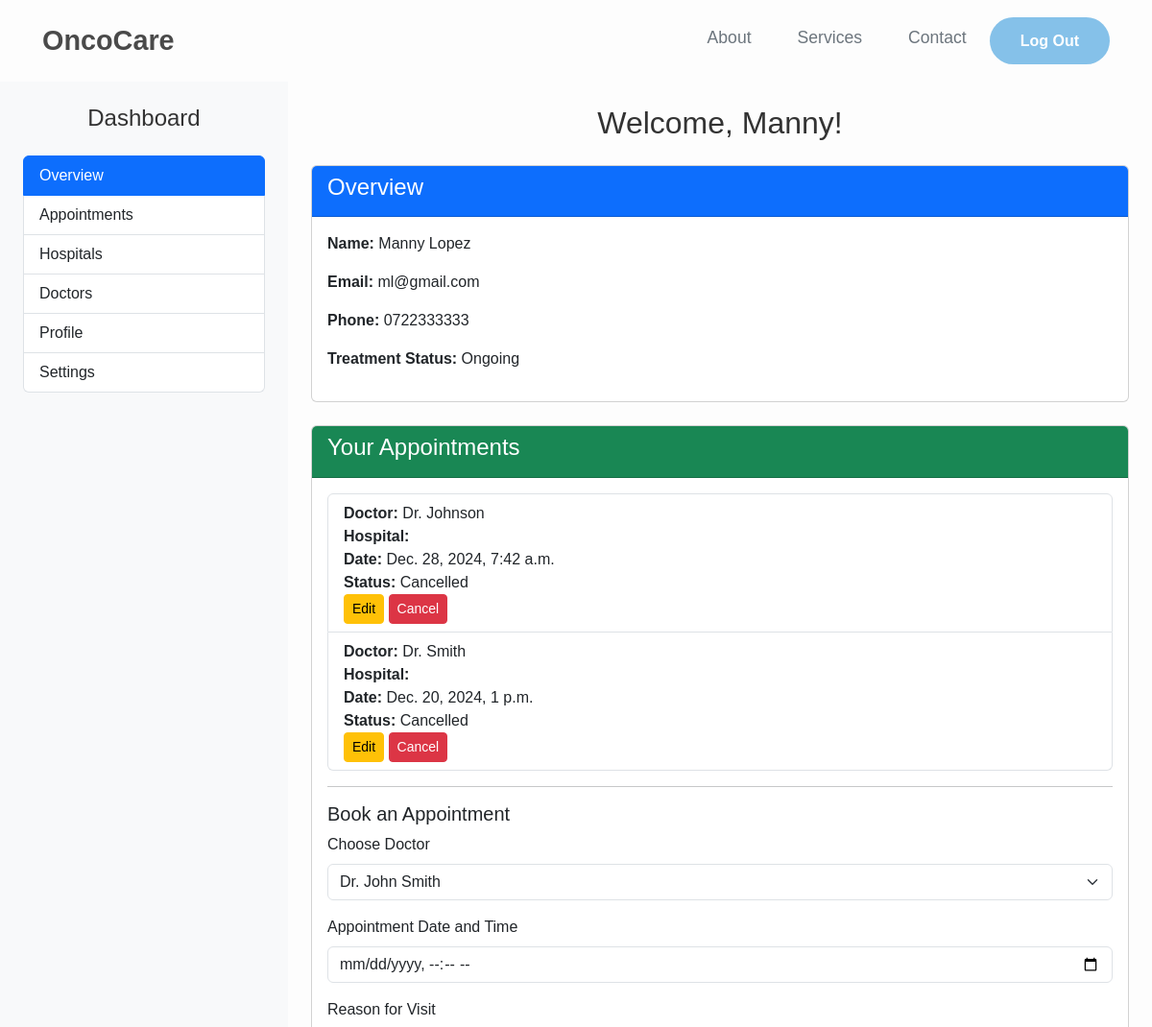
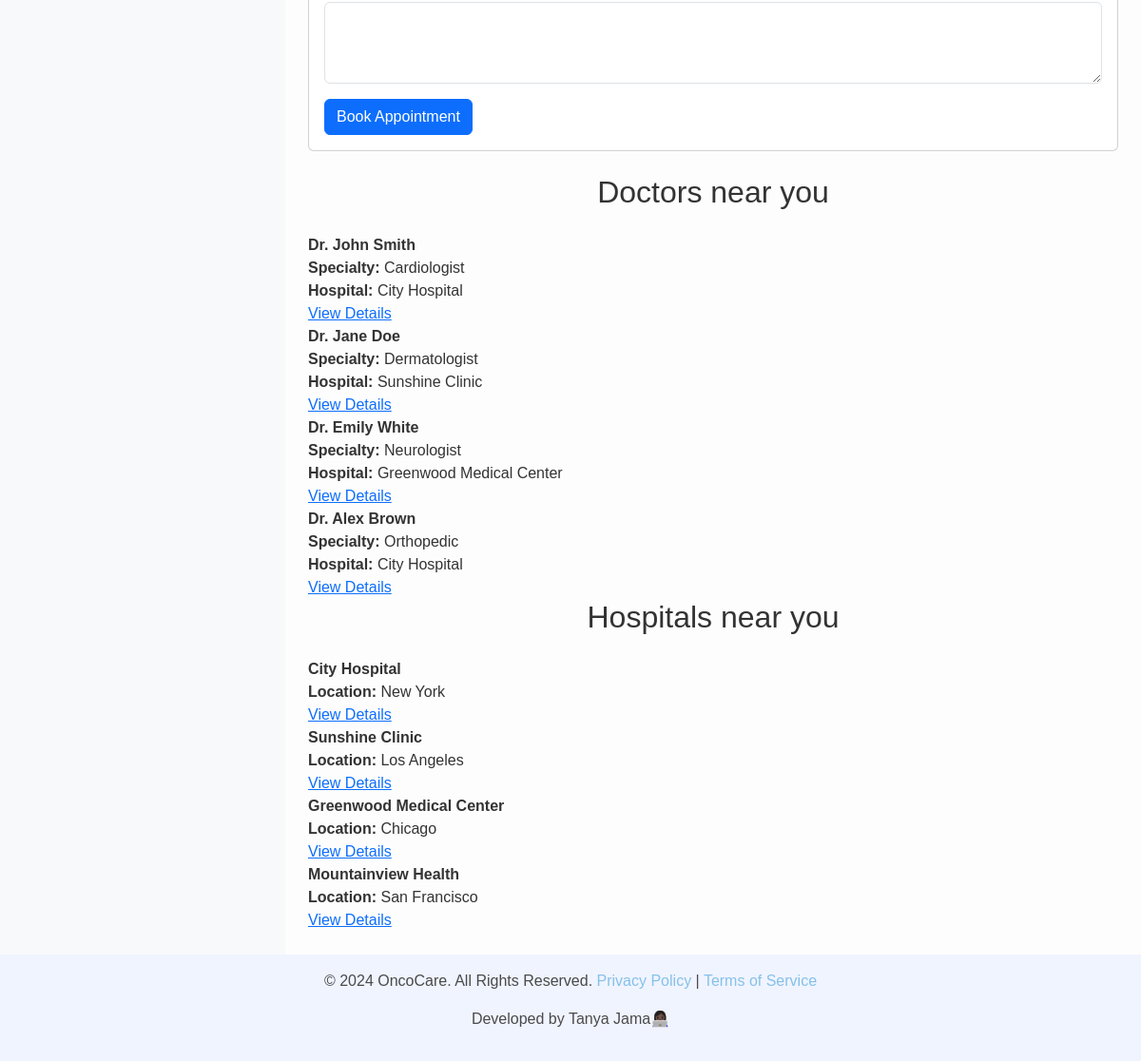
/dashboard/patient/ (signed in), run on the app's committed database (2 pictures, top to bottom).
### appcore/models.py (models this page shows, shortened)
class Patient(models.Model):
    user = models.OneToOneField(User, on_delete=models.CASCADE, unique=True)  # Ensure user field is unique
    first_name = models.CharField(max_length=100)
    last_name = models.CharField(max_length=100)
    email = models.EmailField()
    phone_number = models.CharField(max_length=15)
    dob = models.DateField()
    address = models.CharField(max_length=255)
    cancer_type = models.CharField(max_length=100, blank=True, null=True)
    treatment_status = models.CharField(max_length=100)
    emergency_contact = models.CharField(max_length=255)

class Appointment(models.Model):
    patient = models.ForeignKey(Patient, on_delete=models.CASCADE)
    doctor_name = models.CharField(max_length=255, default='Unknown Doctor')  # Store doctor's name directly
    hospital_name = models.CharField(max_length=255)  # Store hospital name directly
    appointment_date = models.DateTimeField()
    reason_for_visit = models.TextField()
    status = models.CharField(max_length=20, choices=[
        ('Scheduled', 'Scheduled'),
        ('Completed', 'Completed'),
        ('Cancelled', 'Cancelled')
    ], default='Scheduled')
    created_at = models.DateTimeField(default=timezone.now)

### appcore/views.py (the view, shortened to what this page needs)
# urls.py: path('dashboard/patient/', views.patient_dashboard, name='patient-dashboard'),  # Corrected duplicate
@login_required
def patient_dashboard(request):
    doctors = [
        {'id': 1, 'name': 'Dr. John Smith', 'specialty': 'Cardiologist', 'hospital': 'City Hospital'},
        {'id': 2, 'name': 'Dr. Jane Doe', 'specialty': 'Dermatologist', 'hospital': 'Sunshine Clinic'},
        {'id': 3, 'name': 'Dr. Emily White', 'specialty': 'Neurologist', 'hospital': 'Greenwood Medical Center'},
        {'id': 4, 'name': 'Dr. Alex Brown', 'specialty': 'Orthopedic', 'hospital': 'City Hospital'},
    ]
    hospitals = [
        {'id': 1, 'name': 'City Hospital', 'location': 'New York'},
        {'id': 2, 'name': 'Sunshine Clinic', 'location': 'Los Angeles'},
        {'id': 3, 'name': 'Greenwood Medical Center', 'location': 'Chicago'},
        {'id': 4, 'name': 'Mountainview Health', 'location': 'San Francisco'},
    ]
    doctor_search = request.GET.get('doctor_search', '')
    hospital_search = request.GET.get('hospital_search', '')
    try:
        doctor_id = int(request.GET.get('doctor_id', ''))
        hospital_id = int(request.GET.get('hospital_id', ''))
    except ValueError:
        doctor_id = None
        hospital_id = None
    if doctor_search:
        doctors = [doctor for doctor in doctors if doctor_search.lower() in doctor['name'].lower()]
    if hospital_search:
        hospitals = [hospital for hospital in hospitals if hospital_search.lower() in hospital['name'].lower()]
    try:
        patient = Patient.objects.get(email=request.user.email)
    except Patient.DoesNotExist:
        patient = None
    appointments = Appointment.objects.filter(patient=patient)
    context = {
        'patient': patient,
        'appointments': appointments,
        'doctors': doctors,
        'hospitals': hospitals
    }
    return render(request, 'patient_dashboard.html', context)

### templates/patient_dashboard.html (shortened to what this page needs)
{% extends 'base_dashboard.html' %}
{% block content %}
<div class="container-fluid">
    <div class="row">
        <div class="col-md-3 bg-light p-4">
            <h4 class="text-center mb-4">Dashboard</h4>
            <div class="list-group">
                <a href="javascript:void(0);" class="list-group-item list-group-item-action active" onclick="showTab('overview')">Overview</a>
                <a href="javascript:void(0);" class="list-group-item list-group-item-action" onclick="showTab('appointments')">Appointments</a>
                <a href="javascript:void(0);" class="list-group-item list-group-item-action" onclick="showTab('hospitals')">Hospitals</a>
                <a href="javascript:void(0);" class="list-group-item list-group-item-action" onclick="showTab('doctors')">Doctors</a>
                <a href="javascript:void(0);" class="list-group-item list-group-item-action" onclick="showTab('profile')">Profile</a>
                <a href="javascript:void(0);" class="list-group-item list-group-item-action" onclick="showTab('settings')">Settings</a>
            </div>
        </div>
        <div class="col-md-9 p-4">
            <h2 class="text-center mb-4">Welcome, {{ request.user.patient.first_name }}!</h2>
            <div id="overview" class="tab-content active">
                <div class="card mb-4">
                    <div class="card-header bg-primary text-white">
                        <h4>Overview</h4>
                    </div>
                    <div class="card-body">
                        <p><strong>Name:</strong> {{ patient.first_name }} {{ patient.last_name }}</p>
                        <p><strong>Email:</strong> {{ patient.email }}</p>
                        <p><strong>Phone:</strong> {{ patient.phone_number }}</p>
                        <p><strong>Treatment Status:</strong> {{ patient.treatment_status }}</p>
                    </div>
                </div>
            </div>
            <div id="appointments" class="tab-content">
                <div class="card mb-4">
                    <div class="card-header bg-success text-white">
                        <h4>Your Appointments</h4>
                    </div>
                    <div class="card-body">
                        {% if appointments %}
                            <ul class="list-group">
                                {% for appointment in appointments %}
                                    <li class="list-group-item">
                                        <strong>Doctor:</strong> {{ appointment.doctor_name }}<br>
                                        <strong>Hospital:</strong> {{ appointment.hospital_name }}<br>
                                        <strong>Date:</strong> {{ appointment.appointment_date }}<br>
                                        <strong>Status:</strong> {{ appointment.status }}<br>
                                        <button class="btn btn-warning btn-sm" onclick="showEditForm('{{ appointment.id }}')">Edit</button>
                                        <a href="{% url 'cancel-appointment' appointment.id %}" class="btn btn-danger btn-sm">Cancel</a>
                                    </li>
                                {% endfor %}
                            </ul>
                        {% else %}
                            <p>No appointments scheduled.</p>
                        {% endif %}
                        <hr>
                        <h5>Book an Appointment</h5>
                        <form method="POST">
                            <div class="mb-3">
                                <label for="doctor" class="form-label">Choose Doctor</label>
                                <select class="form-select" name="doctor" required>
                                    {% for doctor in doctors %}
                                        <option value="{{ doctor.id }}">{{ doctor.name }}</option>
                                    {% endfor %}
                                </select>
                            </div>
                            <div class="mb-3">
                                <label for="appointment_date" class="form-label">Appointment Date and Time</label>
                                <input type="datetime-local" class="form-control" name="appointment_date" required>
                            </div>
                            <div class="mb-3">
                                <label for="reason_for_visit" class="form-label">Reason for Visit</label>
                                <textarea class="form-control" name="reason_for_visit" rows="3" required></textarea>
                            </div>
                            <button type="submit" class="btn btn-primary">Book Appointment</button>
                        </form>
                    </div>
                </div>
            </div>
            <div id="doctors">
                <h2 class="text-center mb-4">Doctors near you</h2>
                {% for doctor in doctors %}
                    <div>
                        <strong>{{ doctor.name }}</strong><br>
                        <strong>Specialty:</strong> {{ doctor.specialty }}<br>
                        <strong>Hospital:</strong> {{ doctor.hospital }}<br>
                        <a href="{% url 'doctor_detail' doctor.id %}">View Details</a>
                    </div>
                {% endfor %}
            </div>
            <div id="hospitals">
                <h2 class="text-center mb-4">Hospitals near you</h2>
                {% for hospital in hospitals %}
                    <div>
                        <strong>{{ hospital.name }}</strong><br>
                        <strong>Location:</strong> {{ hospital.location }}<br>
                        <a href="{% url 'hospital_detail' hospital.id %}">View Details</a>
                    </div>
                {% endfor %}
            </div>
        </div>
    </div>
</div>
{% endblock %}

### templates/base_dashboard.html (shortened to what this page needs)
{% load static %}
<!DOCTYPE html>
<html lang="en">
<head>
    <link href="https://cdn.jsdelivr.net/npm/bootstrap@5.3.0-alpha1/dist/css/bootstrap.min.css" rel="stylesheet">
</head>
<body>
    <nav class="navbar navbar-expand-lg navbar-light">
        <div class="container-fluid">
            <a class="navbar-brand" href="{% url 'landing-page' %}">OncoCare</a>
            <div class="collapse navbar-collapse" id="navbarNav">
                <ul class="navbar-nav ms-auto">
                    <li class="nav-item">
                        <a class="nav-link" href="#">About</a>
                    </li>
                    <li class="nav-item">
                        <a class="nav-link" href="#">Services</a>
                    </li>
                    <li class="nav-item">
                        <a class="nav-link" href="#">Contact</a>
                    </li>
                    <a href="{% url 'landing-page' %}" class="get-started-btn">Log Out</a>
                </ul>
            </div>
        </div>
    </nav>
    <main>
        {% block content %}
        {% endblock %}
    </main>
    <footer>
        <p>&copy; 2024 OncoCare. All Rights Reserved. <a href="#">Privacy Policy</a> | <a href="#">Terms of Service</a></p>
        <p>Developed by Tanya Jama👩🏿‍💻</p>
    </footer>
</body>
</html>

### templates/base_dashboard.html (style rules this page uses)
body { font-family: 'Arial', sans-serif; margin: 0; padding: 0; color: #333; background-color: #fdfdfd; }
.navbar { background-color: transparent; box-shadow: none; padding: 1rem 2rem; }
.navbar-brand { font-weight: bold; color: #4a4a4a; font-size: 1.8rem; }
.navbar-nav .nav-link { color: #6c757d; font-size: 1.1rem; margin-left: 1rem; margin-right: 1rem; }
.navbar .get-started-btn { padding: 0.8rem 2rem; font-size: 1rem; font-weight: bold; background-color: #85c1e9; color: white; border: none; border-radius: 50px; }
footer { text-align: center; padding: 1rem 0; background-color: #f0f4ff; color: #4a4a4a; }
footer a { color: #85c1e9; text-decoration: none; }
.get-started-btn { text-decoration: none; }

### data on the page
Patient: first_name "Manny", last_name "Lopez", email "ml@gmail.com", phone_number "0722333333", treatment_status "Ongoing"
Appointment: doctor_name "Dr. Johnson", appointment_date "Dec. 28, 2024, 7:42 a.m.", status "Cancelled"
Appointment: doctor_name "Dr. Smith", appointment_date "Dec. 20, 2024, 1 p.m.", status "Cancelled"

### other printed values
{{ request.user.patient.first_name }} "Manny"
{{ doctor.name }} "Dr. John Smith" "Dr. Jane Doe" "Dr. Emily White" "Dr. Alex Brown"
{{ doctor.specialty }} "Cardiologist" "Dermatologist" "Neurologist" "Orthopedic"
{{ doctor.hospital }} "City Hospital" "Sunshine Clinic" "Greenwood Medical Center" "City Hospital"
{{ hospital.name }} "City Hospital" "Sunshine Clinic" "Greenwood Medical Center" "Mountainview Health"
{{ hospital.location }} "New York" "Los Angeles" "Chicago" "San Francisco"
form field doctor "Dr. John Smith"
